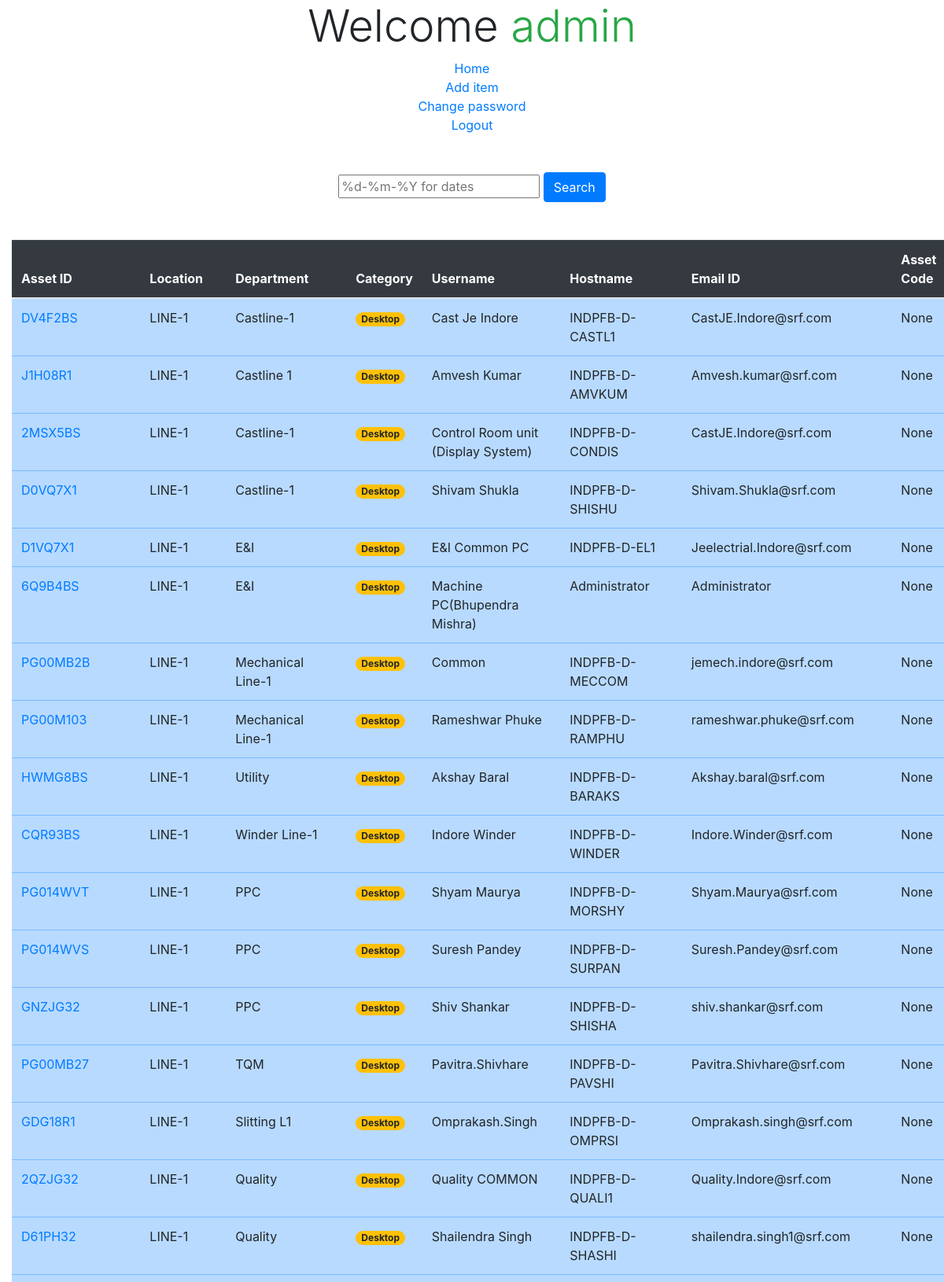
The page / (signed in, upper part) on the database its author committed.
### items/models.py (models this page shows, shortened)
class Asset(models.Model):
	user 				= models.ForeignKey(User, on_delete = models.CASCADE)
	asset_id			= models.CharField(max_length = 10, primary_key = True)
	plant				= models.CharField(max_length = 20, blank = True, null = True)
	location			= models.CharField(max_length = 20, blank = True, null = True)
	department			= models.CharField(max_length = 20, blank = True, null = True)
	username			= models.CharField(max_length = 50, blank = True, null = True)
	hostname			= models.CharField(max_length = 25, blank = True, null = True)
	email_id			= models.EmailField(blank = True, null = True)
	model 				= models.CharField(max_length = 30, blank = True, null = True)
	asset_code			= models.CharField(max_length = 15, blank = True, null = True)
	date_of_purchase	= models.DateField(blank = True, null = True)
	warranty_expiry 	= models.DateField(blank = True, null = True)
	configuration		= models.CharField(max_length = 40, blank = True, null = True)
	amount				= models.IntegerField(blank = True, null = True)
	operating_system	= models.CharField(max_length = 20, blank = True, null = True)
	ASSET_TYPE = (
			('Laptop', 'Laptop'),
			('Printer', 'Printer'),
			('Scanner', 'Scanner'),
			('Desktop', 'Desktop'),
			('Keyboard', 'Keyboard'),
			('Mouse', 'Mouse'),
			('Modem', 'Modem'),
			('Router', 'Router'),
			('Switch', 'Switch'),
			('Others', 'Others'),
		)
	category 			= models.CharField(max_length = 8, choices = ASSET_TYPE)

### items/views.py (the view, shortened to what this page needs)
# urls.py: url(r'^$', ItemsListView.as_view(), name = 'home'),
class ItemsListView(LoginRequiredMixin, ListView):
	def get(self, request, *args, **kwargs):
		template_name = 'templates/home.html'
		queryset = Asset.objects.filter(user = request.user)
		context = {
			"object_list": queryset,
			"flag": True
		}
		return render(request, template_name, context)

### templates/home.html (shortened to what this page needs)
{% extends "templates/base.html" %}
{% block content %}
	<div align="center">
		<form method="GET">
			<input type="text" name="q" placeholder="%d-%m-%Y for dates">
			<input type="submit" value="Search" class="btn btn-primary">
		</form>
	</div><br>
	<br>
	{% if object_list|length != 0 %}
	<table class="table table-hover">
		<thead class="table-dark">
			<th>Asset ID</th>
			<th>Location</th>
			<th>Department</th>
			<th>Category</th>
			<th>Username</th>
			<th>Hostname</th>
			<th>Email ID</th>
			<th>Asset Code</th>
		</thead>
		<tbody class="table-primary">
			{% for obj in object_list %}
			<tr>
				<td><a href="/a/{{ obj.asset_id }}">{{ obj.asset_id }}</a></td>
				<td>{{ obj.location }}</td>
				<td>{{ obj.department }}</td>
				<td>
					{% if obj.category == "Desktop" or obj.category == "Laptop" %}
						<span class="badge badge-pill badge-warning">{{ obj.category }}</span>
					{% elif obj.category == "Router" or obj.category == "Modem" or obj.category == "Switch" %}
						<span class="badge badge-pill badge-success">{{ obj.category }}</span>
					{% elif obj.category == "Printer" or obj.category == "Scanner" %}
						<span class="badge badge-pill badge-primary">{{ obj.category }}</span>
					{% elif obj.category == "Mouse" or obj.category == "Keyboard" %}
						<span class="badge badge-pill badge-danger">{{ obj.category }}</span>
					{% else %}
						<span class="badge badge-pill badge-dark">{{ obj.category }}</span>
					{% endif %}
				</td>
				<td>{{ obj.username }}</td>
				<td>{{ obj.hostname }}</td>
				<td>{{ obj.email_id }}</td>
				<td>{{ obj.asset_code }}</td>
			</tr>
			{% endfor %}
		</tbody>
	{% else %}
	<h1 class="display-4 text-center">There is nothing to show, <a href="{% url 'asset:create' %}">Add one</a></h1>
	{% endif %}
{% endblock %}

### templates/base.html (shortened to what this page needs)
<!DOCTYPE html>
<html>
<head>
	{% include 'templates/bs4.html' %}
</head>
<body>
	<div align="center">
	<h1 class="display-4">Welcome <span class="text-success">
		{% if request.user.is_authenticated %}
			{{ request.user }}
		{% endif %}
	</span></h1>
	<a href="{% url 'home' %}">Home</a><br>
	{% if request.user.is_authenticated %}
		<a href="{% url 'asset:create' %}">Add item</a><br>
		<a href="{% url 'password_change' %}">Change password</a><br>
		<a href="{% url 'logout' %}">Logout</a><br>
	{% else %}
		<a href="{% url 'login' %}">Login</a><br>
	{% endif %}
	</div><br><br>
	<div class="container-fluid">
		{% block content %}{% endblock content %}
	</div>
</body>
</html>

### rows shown on the page
Asset: asset_id "DV4F2BS", location "LINE-1", department "Castline-1", category "Desktop", username "Cast Je Indore", hostname "INDPFB-D-CASTL1", email_id "CastJE.Indore@srf.com", asset_code "None"
Asset: asset_id "J1H08R1", location "LINE-1", department "Castline 1", category "Desktop", username "Amvesh Kumar", hostname "INDPFB-D-AMVKUM", email_id "Amvesh.kumar@srf.com", asset_code "None"
Asset: asset_id "2MSX5BS", location "LINE-1", department "Castline-1", category "Desktop", username "Control Room unit (Display System)", hostname "INDPFB-D-CONDIS", email_id "CastJE.Indore@srf.com", asset_code "None"
Asset: asset_id "D0VQ7X1", location "LINE-1", department "Castline-1", category "Desktop", username "Shivam Shukla", hostname "INDPFB-D-SHISHU", email_id "Shivam.Shukla@srf.com", asset_code "None"
Asset: asset_id "D1VQ7X1", location "LINE-1", department "E&I", category "Desktop", username "E&I Common PC", hostname "INDPFB-D-EL1", email_id "Jeelectrial.Indore@srf.com", asset_code "None"
Asset: asset_id "6Q9B4BS", location "LINE-1", department "E&I", category "Desktop", username "Machine PC(Bhupendra Mishra)", hostname "Administrator", email_id "Administrator", asset_code "None"
Asset: asset_id "PG00MB2B", location "LINE-1", department "Mechanical Line-1", category "Desktop", username "Common", hostname "INDPFB-D-MECCOM", email_id "jemech.indore@srf.com", asset_code "None"
Asset: asset_id "PG00M103", location "LINE-1", department "Mechanical Line-1", category "Desktop", username "Rameshwar Phuke", hostname "INDPFB-D-RAMPHU", email_id "rameshwar.phuke@srf.com", asset_code "None"
Asset: asset_id "HWMG8BS", location "LINE-1", department "Utility", category "Desktop", username "Akshay Baral", hostname "INDPFB-D-BARAKS", email_id "Akshay.baral@srf.com", asset_code "None"
Asset: asset_id "CQR93BS", location "LINE-1", department "Winder Line-1", category "Desktop", username "Indore Winder", hostname "INDPFB-D-WINDER", email_id "Indore.Winder@srf.com", asset_code "None"
Asset: asset_id "PG014WVT", location "LINE-1", department "PPC", category "Desktop", username "Shyam Maurya", hostname "INDPFB-D-MORSHY", email_id "Shyam.Maurya@srf.com", asset_code "None"
Asset: asset_id "PG014WVS", location "LINE-1", department "PPC", category "Desktop", username "Suresh Pandey", hostname "INDPFB-D-SURPAN", email_id "Suresh.Pandey@srf.com", asset_code "None"
Asset: asset_id "GNZJG32", location "LINE-1", department "PPC", category "Desktop", username "Shiv Shankar", hostname "INDPFB-D-SHISHA", email_id "shiv.shankar@srf.com", asset_code "None"
Asset: asset_id "PG00MB27", location "LINE-1", department "TQM", category "Desktop", username "Pavitra.Shivhare", hostname "INDPFB-D-PAVSHI", email_id "Pavitra.Shivhare@srf.com", asset_code "None"
Asset: asset_id "GDG18R1", location "LINE-1", department "Slitting L1", category "Desktop", username "Omprakash.Singh", hostname "INDPFB-D-OMPRSI", email_id "Omprakash.singh@srf.com", asset_code "None"
Asset: asset_id "2QZJG32", location "LINE-1", department "Quality", category "Desktop", username "Quality COMMON", hostname "INDPFB-D-QUALI1", email_id "Quality.Indore@srf.com", asset_code "None"
Asset: asset_id "D61PH32", location "LINE-1", department "Quality", category "Desktop", username "Shailendra Singh", hostname "INDPFB-D-SHASHI", email_id "shailendra.singh1@srf.com", asset_code "None"

### other values the page prints
{{ request.user }} "admin"
